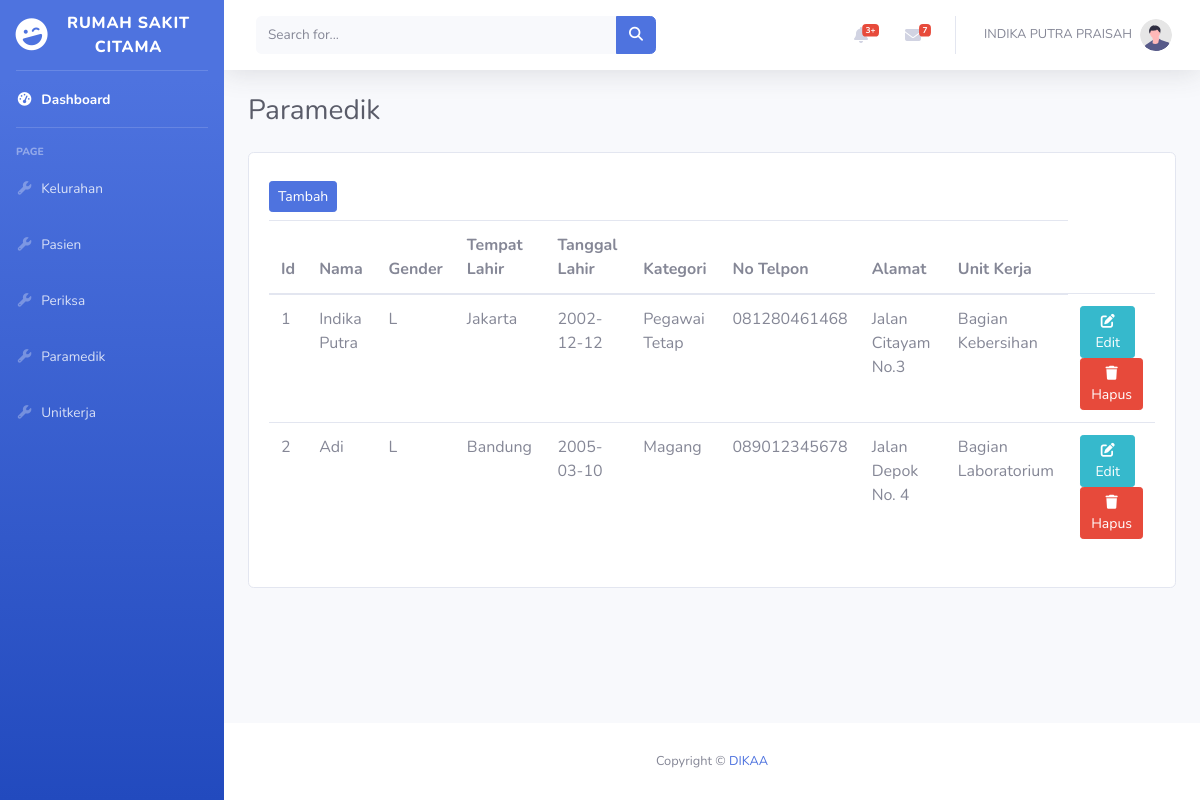
Screenshot of /paramedik/index.php with the database file from the repository.
### tables this page shows
CREATE TABLE `paramedik` (
  `id` int(11) NOT NULL,
  `nama` varchar(45) DEFAULT NULL,
  `gender` char(1) DEFAULT NULL,
  `tmp_lahir` varchar(30) DEFAULT NULL,
  `tgl_lahir` date DEFAULT NULL,
  `kategori` enum('Pegawai Tetap','Pegawai Kontrak','Magang') DEFAULT NULL,
  `telpon` varchar(20) DEFAULT NULL,
  `alamat` varchar(100) DEFAULT NULL,
  `unit_kerja_id` int(11) DEFAULT NULL
);

CREATE TABLE `unit_kerja` (
  `id` int(11) NOT NULL,
  `nama` varchar(45) DEFAULT NULL
);

### paramedik/index.php (the view, shortened to what this page needs)
<!DOCTYPE html>
<html lang="en">
<?php
include_once('../include/meta.php');
require_once('../dbkoneksi.php');
?>
<body id="page-top">
    <div id="wrapper">
        <?php include_once('../include/header.php') ?>
        <div id="content-wrapper" class="d-flex flex-column">
            <div id="content">
                <?php include_once('../include/sidebar.php') ?>
                <div class="container-fluid">
                    <div class="d-sm-flex align-items-center justify-content-between mb-4">
                        <h1 class="h3 mb-0 text-gray-800">Paramedik </h1>
                    </div>
                    <div class="row">
                        <div class="col-md-12">
                            <div class="card">
                                <div class="card-body">
                                    <a href="tambah.php" class="btn btn-primary btn-sm my-2">Tambah</a>
                                    <div class="table-responsive">
                                        <table class="table">
                                            <thead>
                                            <tr>
                                            <th>Id</th>
                                            <th>Nama</th>
                                            <th>Gender</th>
                                            <th>Tempat Lahir</th>
                                            <th>Tanggal Lahir</th>
                                            <th>Kategori</th>
                                            <th>No Telpon</th>
                                            <th>Alamat</th>
                                            <th>Unit Kerja</th>
                                        </tr>
                                        </thead>
                                        <tbody>
                                            <?php
                                            $no = 1;
                                            $sql = "SELECT paramedik.*, unit_kerja.nama as nama_unit_kerja
                                                    FROM paramedik
                                                    INNER JOIN unit_kerja ON paramedik.unit_kerja_id = unit_kerja.id";
                                            $stmt = $dbh->prepare($sql);
                                            $stmt->execute();
                                            $result = $stmt->fetchAll();
                                            foreach ($result as $row) { ?>
                                                <tr>
                                                    <td><?= $no++ ?></td>
                                                    <td><?= $row['nama'] ?></td>
                                                    <td><?= $row['gender'] ?></td>
                                                    <td><?= $row['tmp_lahir'] ?></td>
                                                    <td><?= $row['tgl_lahir'] ?></td>
                                                    <td><?= $row['kategori'] ?></td>
                                                    <td><?= $row['telpon'] ?></td>
                                                    <td><?= $row['alamat'] ?></td>
                                                    <td><?= $row['nama_unit_kerja'] ?></td>
                                                    <td>
                                                    <a href="edit.php?id=<?= $row['id'] ?>" class="btn btn-info btn-sm mr-2">
                                                <i class="fas fa-edit"></i> Edit
                                            </a>
                                            <a href="hapus.php?id=<?= $row['id'] ?>" class="btn btn-danger btn-sm">
                                                <i class="fas fa-trash"></i> Hapus
                                            </a>
                                                    </td>
                                                </tr>
                                            <?php } ?>
                                        </tbody>
                                        </table>
                                    </div>
                                </div>
                            </div>
                        </div>
                    </div>
                </div>
            </div>
            <?php include_once('../include/footer.php') ?>
        </div>
    </div>
</body>
</html>

### include/meta.php (shortened to what this page needs)
<head>
    <?php
   $url = "http://localhost/PEMWEB2/projek1/pukesmas-app/admin/";
    ?>
    <link href="<?= $url ?>/vendor/fontawesome-free/css/all.min.css" rel="stylesheet" type="text/css">
    <link href="<?= $url ?>/css/sb-admin-2.min.css" rel="stylesheet">
</head>

### include/header.php (shortened to what this page needs)
<ul class="navbar-nav bg-gradient-primary sidebar sidebar-dark accordion" id="accordionSidebar">
    <a class="sidebar-brand d-flex align-items-center justify-content-center" href="index.html">
        <div class="sidebar-brand-icon rotate-n-15">
            <i class="fas fa-laugh-wink"></i>
        </div>
        <div class="sidebar-brand-text mx-3">Rumah sakit CITAMA</sup></div>
    </a>
    <hr class="sidebar-divider my-0">
    <li class="nav-item active">
        <a class="nav-link" href="<?= $url ?>index.php">
            <i class="fas fa-fw fa-tachometer-alt"></i>
            <span>Dashboard</span></a>
    </li>
    <hr class="sidebar-divider">
    <div class="sidebar-heading">
        Page
    </div>
    <li class="nav-item">
        <a class="nav-link collapsed" href="<?= $url ?>kelurahan">
            <i class="fas fa-fw fa-wrench"></i>
            <span>Kelurahan</span>
        </a>
    </li>
    <li class="nav-item">
        <a class="nav-link collapsed" href="<?= $url ?>pasien">
            <i class="fas fa-fw fa-wrench"></i>
            <span>Pasien</span>
        </a>
    </li>
    <li class="nav-item">
        <a class="nav-link collapsed" href="<?= $url ?>periksa">
            <i class="fas fa-fw fa-wrench"></i>
            <span>Periksa</span>
        </a>
    </li>
    <li class="nav-item">
        <a class="nav-link collapsed" href="<?= $url ?>paramedik">
            <i class="fas fa-fw fa-wrench"></i>
            <span>Paramedik</span>
        </a>
    </li>
    <li class="nav-item">
        <a class="nav-link collapsed" href="<?= $url ?>unit_kerja">
            <i class="fas fa-fw fa-wrench"></i>
            <span>Unitkerja</span>
        </a>
    </li>
</ul>

### include/sidebar.php (shortened to what this page needs)
<nav class="navbar navbar-expand navbar-light bg-white topbar mb-4 static-top shadow">
                    <form
                        class="d-none d-sm-inline-block form-inline mr-auto ml-md-3 my-2 my-md-0 mw-100 navbar-search">
                        <div class="input-group">
                            <input type="text" class="form-control bg-light border-0 small" placeholder="Search for..."
                                aria-label="Search" aria-describedby="basic-addon2">
                            <div class="input-group-append">
                                <button class="btn btn-primary" type="button">
                                    <i class="fas fa-search fa-sm"></i>
                                </button>
                            </div>
                        </div>
                    </form>
                    <ul class="navbar-nav ml-auto">
                        <li class="nav-item dropdown no-arrow mx-1">
                            <a class="nav-link dropdown-toggle" href="#" id="alertsDropdown" role="button"
                                data-toggle="dropdown" aria-haspopup="true" aria-expanded="false">
                                <i class="fas fa-bell fa-fw"></i>
                                <span class="badge badge-danger badge-counter">3+</span>
                            </a>
                        </li>
                        <li class="nav-item dropdown no-arrow mx-1">
                            <a class="nav-link dropdown-toggle" href="#" id="messagesDropdown" role="button"
                                data-toggle="dropdown" aria-haspopup="true" aria-expanded="false">
                                <i class="fas fa-envelope fa-fw"></i>
                                <span class="badge badge-danger badge-counter">7</span>
                            </a>
                        </li>
                        <li class="nav-item dropdown no-arrow">
                            <a class="nav-link dropdown-toggle" href="#" id="userDropdown" role="button"
                                data-toggle="dropdown" aria-haspopup="true" aria-expanded="false">
                                <span class="mr-2 d-none d-lg-inline text-gray-600 small">INDIKA PUTRA PRAISAH</span>
                                <img class="img-profile rounded-circle"
                                    src="img/undraw_profile.svg">
                            </a>
                        </li>
                    </ul>
                </nav>

### include/footer.php (shortened to what this page needs)
<footer class="sticky-footer bg-white">
    <div class="container my-auto">
        <div class="copyright text-center my-auto">
            <span>Copyright &copy; <a href="https://instagram.com/dikaa_oi">DIKAA</a></span>
        </div>
    </div>
</footer>

### rows the page displays
paramedik: nama "Indika Putra", gender "L", tmp_lahir "Jakarta", tgl_lahir "2002-12-12", kategori "Pegawai Tetap", telpon "081280461468", alamat "Jalan Citayam No.3", unit_kerja.nama "Bagian Kebersihan"
paramedik: nama "Adi", gender "L", tmp_lahir "Bandung", tgl_lahir "2005-03-10", kategori "Magang", telpon "089012345678", alamat "Jalan Depok No. 4", unit_kerja.nama "Bagian Laboratorium"
